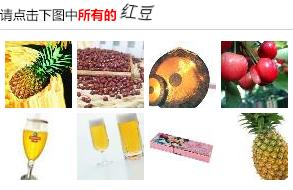
#> input picture tmp.jpg, 293 x 190 px
$ python verificationCode.py
#> lines starting #> are read from the running program, lines starting #| are printed output that depends on the picture; after the words box and inside, x2 and y2 are one past the last pixel; in counts of white or black regions, pixels touching at a corner belong together
#> further down, im is the input picture: PIL image 293x190 RGB; mean R, G, B 213.9, 202.3, 185.4
#!/usr/bin/python
# #  FileName    : fuck12306.py
# #  Author      : MaoMao Wang <andelf@gmail.com>
# #  Created     : Mon Mar 16 22:08:41 2015 by ShuYu Wang
# #  Copyright   : Feather (c) 2015
# #  Description : fuck fuck 12306
# #  Time-stamp: <2016-04-10 16:28:41 andelf>

from PIL import Image
from PIL import ImageFilter
import urllib
import requests
import re

# hack CERTIFICATE_VERIFY_FAILED
# https://github.com/mtschirs/quizduellapi/issues/2
import ssl
#信任所有Https的安全证书
if hasattr(ssl, '_create_unverified_context'):
    ssl._create_default_https_context = ssl._create_unverified_context


UA = "Mozilla/5.0 (Macintosh; Intel Mac OS X 10_10_2) AppleWebKit/537.36 (KHTML, like Gecko) Chrome/41.0.2272.89 Safari/537.36"

pic_url = "https://kyfw.12306.cn/otn/passcodeNew/getPassCodeNew?module=login&rand=sjrand&0.21191171556711197"


def get_img():
    resp =requests.get(pic_url,verify=False)
    #获得二进制内容
    raw = resp.content
    #with 可以执行open exit enter 方法
    with open("./tmp.jpg", 'wb') as fp:
        fp.write(raw)

    return Image.open("./tmp.jpg")


def get_sub_img(im, x, y):
    assert 0 <= x <= 3
    assert 0 <= y <= 2
    WITH = HEIGHT = 68
    left = 5 + (67 + 5) * x
    top = 41 + (67 + 5) * y
    right = left + 67
    bottom = top + 67

    return im.crop((left, top, right, bottom))


def baidu_image_upload(im):
    url = "http://image.baidu.com/pictureup/uploadshitu?fr=flash&fm=index&pos=upload"

    im.save("./query_temp_img.png")
    raw = open("./query_temp_img.png", 'rb').read()

    files = {
        'fileheight'   : "0",
        'newfilesize'  : str(len(raw)),
        'compresstime' : "0",
        'Filename'     : "image.png",
        'filewidth'    : "0",
        'filesize'     : str(len(raw)),
        'filetype'     : 'image/png',
        'Upload'       : "Submit Query",
        'filedata'     : ("image.png", raw)
    }

    resp = requests.post(url, files=files, headers={'User-Agent':UA})

    #  resp.url
    redirect_url = "http://image.baidu.com" + resp.text
    return redirect_url


def baidu_stu_lookup(im):
    redirect_url = baidu_image_upload(im)

    #print redirect_url
    resp = requests.get(redirect_url)

    html = resp.text

    return baidu_stu_html_extract(html)


def baidu_stu_html_extract(html):
    pattern = re.compile(r"'multitags':\s*'(.*?)'")
    matches = pattern.findall(html)
    if not matches:
        return '[ERROR?]'

    tags_str = matches[0]

    result =  list(filter(None, tags_str.replace('\t', ' ').split()))

    return '|'.join(result) if result else '[UNKOWN]'


def ocr_question_extract(im):
    # git@github.com:madmaze/pytesseract.git
    global pytesseract
    try:
        import pytesseract
    except:
        print("[ERROR] pytesseract not installed")
        return
    im = im.crop((116, 3, 260, 22))
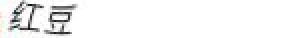
#> im: PIL image 144x19 RGB (shown 2 times larger); mean R, G, B 243.5, 243.5, 243.4
    im.save('./tmp1.jpg')
    im = pre_ocr_processing(im)
    # im.show()
    return pytesseract.image_to_string(im, lang='chi_sim').strip()


def pre_ocr_processing(im):
    im = im.convert("RGB")
    width, height = im.size
#> width = 144; height = 19

    white = im.filter(ImageFilter.BLUR).filter(ImageFilter.MaxFilter(23))
#> white: PIL image 144x19 RGB; every value is 255
    grey = im.convert('L')
    impix = im.load()
    whitepix = white.load()
    greypix = grey.load()

    for y in range(height):
        for x in range(width):
            greypix[x,y] = min(255, max(255 + impix[x,y][0] - whitepix[x,y][0],
                                        255 + impix[x,y][1] - whitepix[x,y][1],
                                        255 + impix[x,y][2] - whitepix[x,y][2]))

    new_im = grey.copy()
    binarize(new_im, 150)
    return new_im


def binarize(im, thresh=120):
#> called with thresh = 150
    assert 0 < thresh < 255
    assert im.mode == 'L'
    w, h = im.size
#> w = 144; h = 19
    for y in range(0, h):
        for x in range(0, w):
            if im.getpixel((x,y)) < thresh:
                im.putpixel((x,y), 0)
            else:
                im.putpixel((x,y), 255)
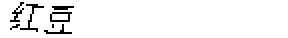
#> im: PIL image 144x19 L (shown 2 times larger); 95.4% white; black in thin lines or dots, all inside (x1, y1, x2, y2) = (5, 1, 37, 17)


if __name__ == '__main__':
    # im = get_img()
    im = Image.open("./tmp.jpg")
    try:
        print('OCR Question:', ocr_question_extract(im))
#> (the call stopped at in ocr_question_extract, `return pytesseract.image_to_string(im, lang='chi_sim').strip()`: pytesseract is not available in this run)
    except Exception as e:
        print('<OCR failed>', e)
    for y in range(2):
        for x in range(4):
            im2 = get_sub_img(im, x, y)
            im2.save('./'+str(x)+str(y)+'.jpg')
#> (the run stopped early here; a loop or call above may not have finished)
